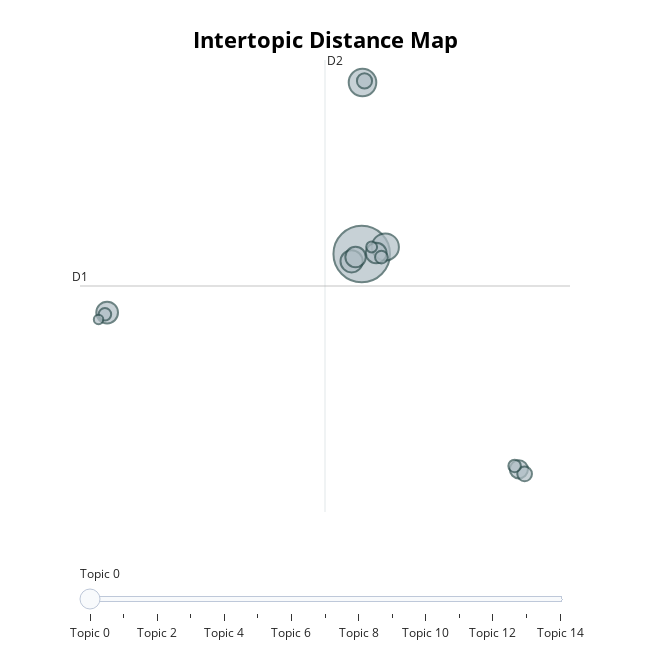

This figure's notebook cell:
### Code cell
topic_model.visualize_topics()

### Figure 1 — Plotly figure (JSON) as saved in the notebook; plotly's stock layout.template omitted (floating-point values rounded to 4 significant figures)
{"data": [{"customdata": [[0, "inelegível | lula | bolsonaro | pode | veja", 13353], [1, "brasil | brazil | brazilnewsinforma | informa | news", 3174], [2, "whatsapp | canal | resolverá | abrir | conseguir", 3075], [3, "israel | hamas | gaza | palestina | terrabrasilnoticias", 2060], [4, "terrabrasilnoticias | entenda | veja | diz | stf", 1967], [5, "portalcidadenews | portal | rondônia | repórter | ceará", 1785], [6, "deus | senhor | jesus | cristo | disse", 1748], [7, "youtube | 180 | ligue | consulte | canal", 1379], [8, "brasil | bolsonaro | entenderam | lula | cnn", 956], [9, "instagram | siga | clique | mossoró | facebook", 896], [10, "revistaonlinenews | fazer | pode | emagrecer | limpar", 678], [11, "vídeo | rio | partilhe | grande | oantagonismo", 655], [12, "vídeo | terrabrasilnoticias | veja | hamas | fortes", 651], [13, "polícia | civil | militar | federal | prende", 500], [14, "terrabrasilnoticias | lula | governo | diz | entenda", 375]], "hovertemplate": "<b>Topic %{customdata[0]}</b><br>%{customdata[1]}<br>Size: %{customdata[2]}", "legendgroup": "", "marker": {"color": "#B0BEC5", "line": {"color": "DarkSlateGrey", "width": 2}, "size": [13353, 3174, 3075, 2060, 1967, 1785, 1748, 1379, 956, 896, 678, 655, 651, 500, 375], "sizemode": "area", "sizeref": 8.346, "symbol": "circle"}, "mode": "markers", "name": "", "orientation": "v", "showlegend": false, "type": "scatter", "x": [6.733, 6.771, 7.873, 6.244, -5.557, 7.432, 6.436, 14.32, 6.866, 14.6, 7.684, 14.11, -5.664, 7.211, -5.972], "xaxis": "x", "y": [-2.044, 8.299, -1.618, -2.482, -5.57, -1.981, -2.218, -15.02, 8.395, -15.3, -2.232, -14.82, -5.677, -1.615, -5.986], "yaxis": "y"}], "layout": {"annotations": [{"showarrow": false, "text": "D1", "x": -6.868, "y": -3.97, "yshift": 10}, {"showarrow": false, "text": "D2", "x": 4.96, "xshift": 10, "y": 9.654}], "height": 650, "hoverlabel": {"bgcolor": "white", "font": {"family": "Rockwell", "size": 16}}, "legend": {"itemsizing": "constant", "tracegroupgap": 0}, "margin": {"t": 60}, "shapes": [{"line": {"color": "#CFD8DC", "width": 2}, "type": "line", "x0": 4.96, "x1": 4.96, "y0": -17.59, "y1": 9.654}, {"line": {"color": "#9E9E9E", "width": 2}, "type": "line", "x0": -6.868, "x1": 16.79, "y0": -3.97, "y1": -3.97}], "sliders": [{"active": 0, "pad": {"t": 50}, "steps": [{"args": [{"marker.color": [["red", "#B0BEC5", "#B0BEC5", "#B0BEC5", "#B0BEC5", "#B0BEC5", "#B0BEC5", "#B0BEC5", "#B0BEC5", "#B0BEC5", "#B0BEC5", "#B0BEC5", "#B0BEC5", "#B0BEC5", "#B0BEC5"]]}], "label": "Topic 0", "method": "update"}, {"args": [{"marker.color": [["#B0BEC5", "red", "#B0BEC5", "#B0BEC5", "#B0BEC5", "#B0BEC5", "#B0BEC5", "#B0BEC5", "#B0BEC5", "#B0BEC5", "#B0BEC5", "#B0BEC5", "#B0BEC5", "#B0BEC5", "#B0BEC5"]]}], "label": "Topic 1", "method": "update"}, {"args": [{"marker.color": [["#B0BEC5", "#B0BEC5", "red", "#B0BEC5", "#B0BEC5", "#B0BEC5", "#B0BEC5", "#B0BEC5", "#B0BEC5", "#B0BEC5", "#B0BEC5", "#B0BEC5", "#B0BEC5", "#B0BEC5", "#B0BEC5"]]}], "label": "Topic 2", "method": "update"}, {"args": [{"marker.color": [["#B0BEC5", "#B0BEC5", "#B0BEC5", "red", "#B0BEC5", "#B0BEC5", "#B0BEC5", "#B0BEC5", "#B0BEC5", "#B0BEC5", "#B0BEC5", "#B0BEC5", "#B0BEC5", "#B0BEC5", "#B0BEC5"]]}], "label": "Topic 3", "method": "update"}, {"args": [{"marker.color": [["#B0BEC5", "#B0BEC5", "#B0BEC5", "#B0BEC5", "red", "#B0BEC5", "#B0BEC5", "#B0BEC5", "#B0BEC5", "#B0BEC5", "#B0BEC5", "#B0BEC5", "#B0BEC5", "#B0BEC5", "#B0BEC5"]]}], "label": "Topic 4", "method": "update"}, {"args": [{"marker.color": [["#B0BEC5", "#B0BEC5", "#B0BEC5", "#B0BEC5", "#B0BEC5", "red", "#B0BEC5", "#B0BEC5", "#B0BEC5", "#B0BEC5", "#B0BEC5", "#B0BEC5", "#B0BEC5", "#B0BEC5", "#B0BEC5"]]}], "label": "Topic 5", "method": "update"}, {"args": [{"marker.color": [["#B0BEC5", "#B0BEC5", "#B0BEC5", "#B0BEC5", "#B0BEC5", "#B0BEC5", "red", "#B0BEC5", "#B0BEC5", "#B0BEC5", "#B0BEC5", "#B0BEC5", "#B0BEC5", "#B0BEC5", "#B0BEC5"]]}], "label": "Topic 6", "method": "update"}, {"args": [{"marker.color": [["#B0BEC5", "#B0BEC5", "#B0BEC5", "#B0BEC5", "#B0BEC5", "#B0BEC5", "#B0BEC5", "red", "#B0BEC5", "#B0BEC5", "#B0BEC5", "#B0BEC5", "#B0BEC5", "#B0BEC5", "#B0BEC5"]]}], "label": "Topic 7", "method": "update"}, {"args": [{"marker.color": [["#B0BEC5", "#B0BEC5", "#B0BEC5", "#B0BEC5", "#B0BEC5", "#B0BEC5", "#B0BEC5", "#B0BEC5", "red", "#B0BEC5", "#B0BEC5", "#B0BEC5", "#B0BEC5", "#B0BEC5", "#B0BEC5"]]}], "label": "Topic 8", "method": "update"}, {"args": [{"marker.color": [["#B0BEC5", "#B0BEC5", "#B0BEC5", "#B0BEC5", "#B0BEC5", "#B0BEC5", "#B0BEC5", "#B0BEC5", "#B0BEC5", "red", "#B0BEC5", "#B0BEC5", "#B0BEC5", "#B0BEC5", "#B0BEC5"]]}], "label": "Topic 9", "method": "update"}, {"args": [{"marker.color": [["#B0BEC5", "#B0BEC5", "#B0BEC5", "#B0BEC5", "#B0BEC5", "#B0BEC5", "#B0BEC5", "#B0BEC5", "#B0BEC5", "#B0BEC5", "red", "#B0BEC5", "#B0BEC5", "#B0BEC5", "#B0BEC5"]]}], "label": "Topic 10", "method": "update"}, {"args": [{"marker.color": [["#B0BEC5", "#B0BEC5", "#B0BEC5", "#B0BEC5", "#B0BEC5", "#B0BEC5", "#B0BEC5", "#B0BEC5", "#B0BEC5", "#B0BEC5", "#B0BEC5", "red", "#B0BEC5", "#B0BEC5", "#B0BEC5"]]}], "label": "Topic 11", "method": "update"}, {"args": [{"marker.color": [["#B0BEC5", "#B0BEC5", "#B0BEC5", "#B0BEC5", "#B0BEC5", "#B0BEC5", "#B0BEC5", "#B0BEC5", "#B0BEC5", "#B0BEC5", "#B0BEC5", "#B0BEC5", "red", "#B0BEC5", "#B0BEC5"]]}], "label": "Topic 12", "method": "update"}, {"args": [{"marker.color": [["#B0BEC5", "#B0BEC5", "#B0BEC5", "#B0BEC5", "#B0BEC5", "#B0BEC5", "#B0BEC5", "#B0BEC5", "#B0BEC5", "#B0BEC5", "#B0BEC5", "#B0BEC5", "#B0BEC5", "red", "#B0BEC5"]]}], "label": "Topic 13", "method": "update"}, {"args": [{"marker.color": [["#B0BEC5", "#B0BEC5", "#B0BEC5", "#B0BEC5", "#B0BEC5", "#B0BEC5", "#B0BEC5", "#B0BEC5", "#B0BEC5", "#B0BEC5", "#B0BEC5", "#B0BEC5", "#B0BEC5", "#B0BEC5", "red"]]}], "label": "Topic 14", "method": "update"}]}], "title": {"font": {"color": "Black", "size": 22}, "text": "<b>Intertopic Distance Map</b>", "x": 0.5, "xanchor": "center", "y": 0.95, "yanchor": "top"}, "width": 650, "xaxis": {"anchor": "y", "domain": [0, 1], "range": [-6.868, 16.79], "title": {"text": ""}, "type": "linear", "visible": false}, "yaxis": {"anchor": "x", "domain": [0, 1], "range": [-17.59, 9.654], "title": {"text": ""}, "type": "linear", "visible": false}}}
